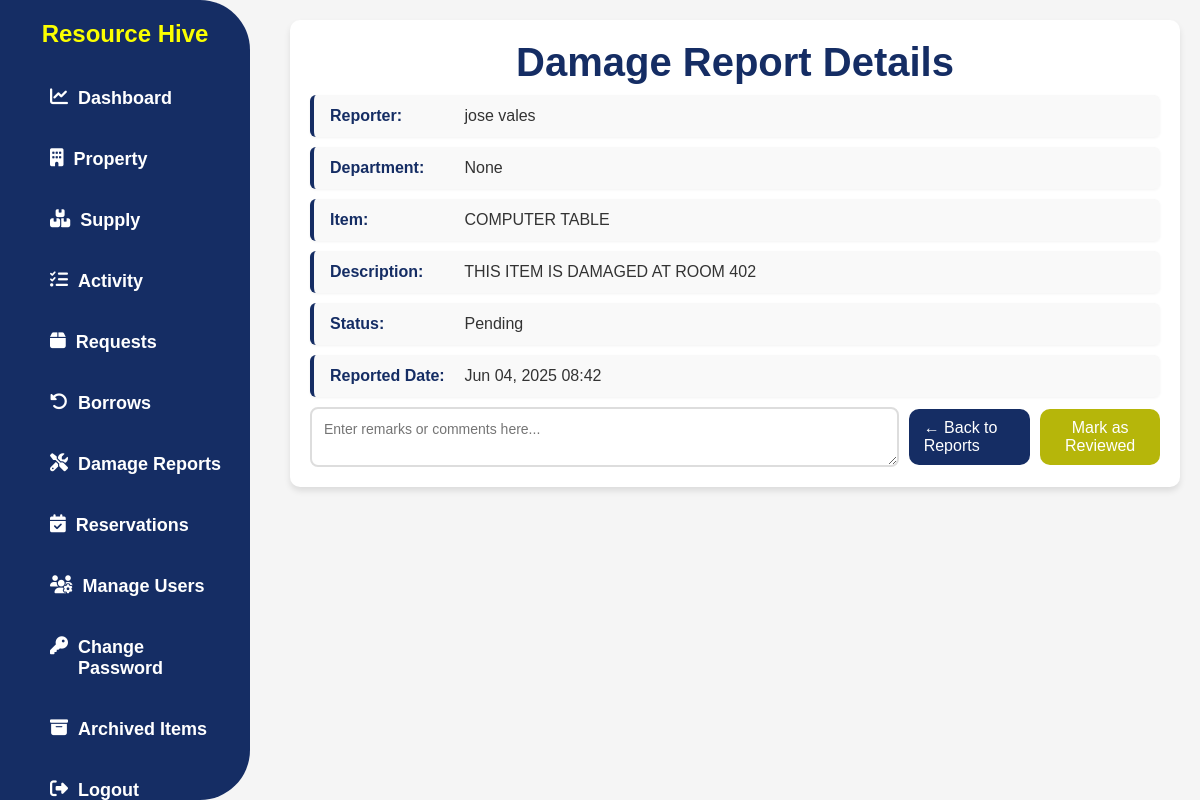
Before: /damage-report/11/ with the older database file.
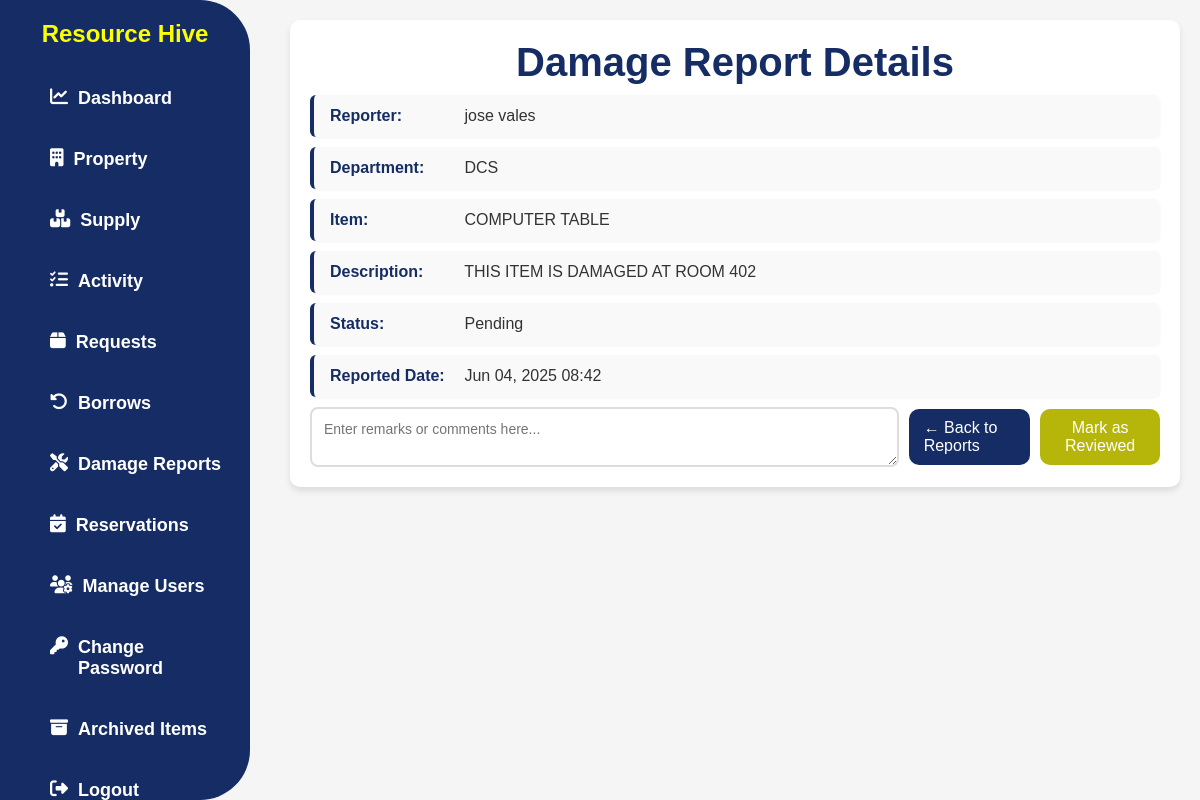
After: the same page with the newer database file.
### app/models.py (models this page shows, shortened)
class DamageReport(models.Model):
    STATUS_CHOICES = [
        ('pending', 'Pending'),
        ('reviewed', 'Reviewed'),
        ('resolved', 'Resolved'),
    ]
    user = models.ForeignKey(User, on_delete=models.CASCADE)
    item = models.ForeignKey(Property, on_delete=models.CASCADE)
    description = models.TextField()
    status = models.CharField(max_length=20, choices=STATUS_CHOICES, default='pending')
    remarks = models.TextField(blank=True, null=True)
    report_date = models.DateTimeField(auto_now_add=True)

class UserProfile(models.Model):
    user = models.OneToOneField(User, on_delete=models.CASCADE)
    ROLE_CHOICES = [
        ('ADMIN', 'ADMIN'),
        ('USER', 'USER'),
    ]
    role = models.CharField(max_length=20, choices=ROLE_CHOICES)
    department = models.ForeignKey(Department, on_delete=models.SET_NULL, null=True, blank=True)
    phone = models.CharField(max_length=20, blank=True, null=True)

class Property(models.Model):
    CONDITION_CHOICES = [
        ('In good condition', 'In good condition'),
        ('Needing repair', 'Needing repair'),
        ('Unserviceable', 'Unserviceable'),
        ('Obsolete', 'Obsolete'),
        ('No longer needed', 'No longer needed'),
        ('Not used since purchased', 'Not used since purchased'),
    ]
    AVAILABILITY_CHOICES = [
        ('available', 'Available'),
        ('not_available', 'Not Available'),
    ]
    property_number = models.CharField(max_length=100, unique=True, null=True, blank=True)
    property_name = models.CharField(max_length=100)
    category = models.ForeignKey(PropertyCategory, on_delete=models.SET_NULL, null=True, blank=True)
    description = models.TextField(null=True, blank=True)
    barcode = models.CharField(max_length=150, unique=True, null=True, blank=True)
    unit_of_measure = models.CharField(max_length=50, null=True, blank=True)
    unit_value = models.DecimalField(
        max_digits=10, decimal_places=2,
        blank=True, null=True,
        validators=[MinValueValidator(0)]
    )
    overall_quantity = models.PositiveIntegerField(validators=[MinValueValidator(0)], default=0)
    quantity = models.PositiveIntegerField(validators=[MinValueValidator(0)], default=0)
    location = models.CharField(max_length=255, null=True, blank=True)
    condition = models.CharField(max_length=100, choices=CONDITION_CHOICES, default='In good condition')
    availability = models.CharField(max_length=20, choices=AVAILABILITY_CHOICES, default='available')
    is_archived = models.BooleanField(default=False)

class Department(models.Model):
    name = models.CharField(max_length=100, unique=True)
    def __str__(self):
        return self.name

### app/views.py (the view, shortened to what this page needs)
# urls.py: path('damage-report/<int:pk>/', damage_report_detail, name='damage_report_detail'),
def damage_report_detail(request, pk):
    report_obj = get_object_or_404(DamageReport, pk=pk)
    return render(request, 'app/report_details.html', {'report_obj': report_obj})

### app/templates/app/report_details.html (shortened to what this page needs)
{% load static %}
<!DOCTYPE html>
<html>
<head>
  <link rel="stylesheet" href="{% static 'css/style.css' %}" />
  <link
    rel="stylesheet"
    href="https://cdnjs.cloudflare.com/ajax/libs/font-awesome/6.4.2/css/all.min.css"
  />
</head>
<body>
  {% include 'app/navbar.html' %}
  <div class="content">
    <div class="details-p">
      <h2 class="h2title">Damage Report Details</h2>
      <p><span>Reporter:</span>
        {% with report_obj.user.first_name as first_name %}
        {% with report_obj.user.last_name as last_name %}
          {% if first_name or last_name %}
            {{ first_name }} {{ last_name }}
          {% else %}
            {{ report_obj.user.username }}
          {% endif %}
        {% endwith %}
        {% endwith %}
      </p>
      <p><span>Department:</span> {{ report_obj.user.userprofile.department }}</p>
      <p><span>Item:</span> {{ report_obj.item.property_name }}</p>
      <p><span>Description:</span> {{ report_obj.description }}</p>
      <p><span>Status:</span> {{ report_obj.get_status_display }}</p>
      <p><span>Reported Date:</span> {{ report_obj.report_date|date:"M d, Y H:i" }}</p>
 {% if report_obj.status == 'pending' %}
  <form method="post" class="stat-button">
    <textarea name="remarks" placeholder="Enter remarks or comments here..." required></textarea>
    <a href="{% url 'user_damage_reports' %}" class="btn-back">← Back to Reports</a>
    <button type="submit" name="action" value="reviewed" class="btn-reviewed">Mark as Reviewed</button>
  </form>
{% else %}
  <p><strong>Remarks:</strong> {{ report_obj.remarks }}</p>
  <form class="stat-button">
  <a href="{% url 'user_damage_reports' %}" class="btn-back">← Back to Reports</a>
  </form>
{% endif %}
    </div>
  </div>
</body>
</html>

Changed rows visible on the page:
changed through a linked row, DamageReport "THIS ITEM IS DAMAGED AT ROOM 402": user.userprofile.department "None" → "DCS"
